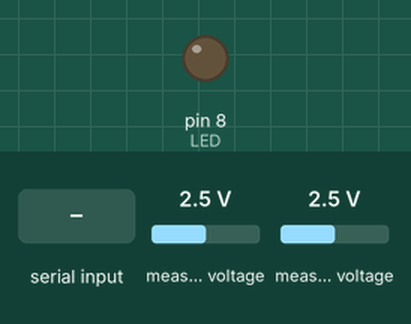
Simulated run of this sketch. Board: Arduino Uno, built with avr-gcc and run on an emulated ATmega328P. Shown: output pins drawn as LEDs (lit = HIGH). The test bench sets the inputs (shaded band); at power-on: measured voltage 2.5 V. What the sketch prints to the serial monitor is not drawn.

Above: at 1.2 s.
1.3 s: byte 1 (1) received over Serial
At 1.6 s:
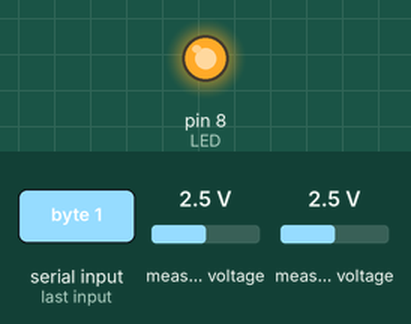
2.8 s: "1" received over Serial
At 3.7 s:
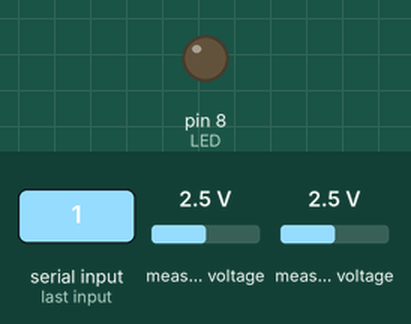
Timing chart, 0 to 5.8 s (numbered marks = the images above; inputs shaded):
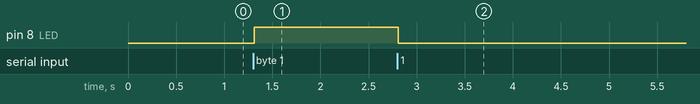

Measured:
- after the input at 1.3 s, pin 8 (LED): LOW → HIGH at once
- after the input at 2.8 s, pin 8 (LED): HIGH → LOW at once

The sketch:

matlab_adc.ino
```cpp
#include <Wire.h>
#include <Adafruit_ADS1015.h>

Adafruit_ADS1115 ads;	// 0x49 -> ADR---GND

int16_t a;
byte b[2];
int i = 0;
int t = 0;
int LED = 8;

void setup()
{
  // Setup LED
  pinMode(LED,OUTPUT);
  // Begin Serial
  Serial.begin(115200);
  // Set gain to 1-16
  ads.setGain(GAIN_SIXTEEN);
  // Begin ADS
  ads.begin();
}

void loop()
{
  // Protocol starting message
   //   Serial.write(B11111111);
   //   Serial.write(B11111111);
   //   Serial.write(B11111111);

  int now = micros();

  byte rec;

  if ((now-t) >= 1667)
  {
    t = now;

    // Read from device
    //a = analogRead(A0);
    //a = ads.readADC_SingleEnded(0);
    a = ads.readADC_Differential_0_1();

    b[0] = a;
    b[1] = a >> 8;
    Serial.write(b, 2);

    // Receive command from matlab
    if (Serial.available() > 0)
    {
      rec = Serial.read();
      if (rec == 1)
      {
        digitalWrite(LED,HIGH);
      } else {
        digitalWrite(LED,LOW);
      }
    }
  }
}
```
